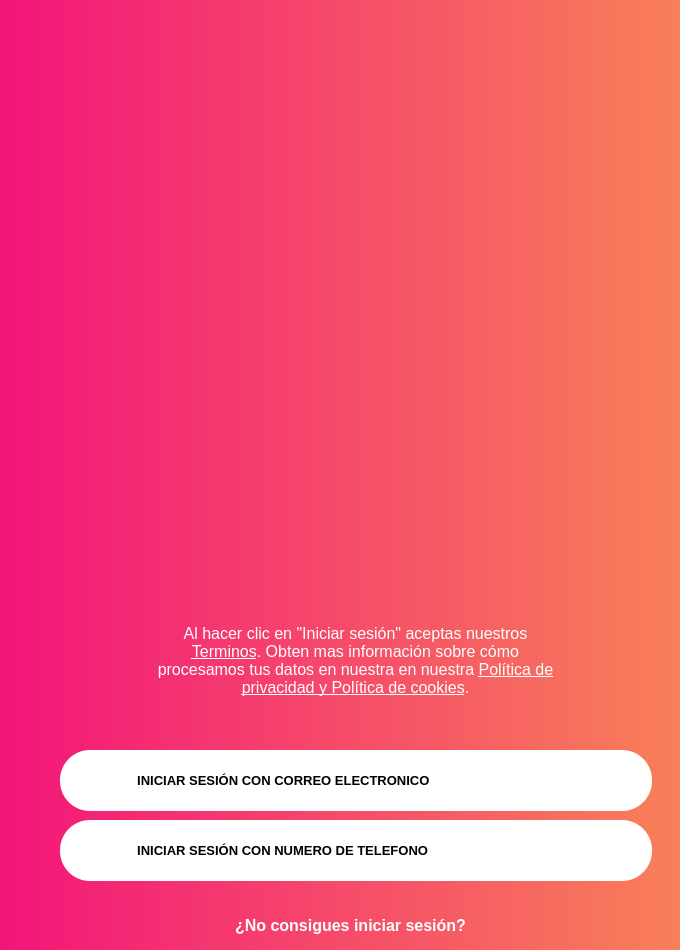
    <widget class="QWidget" name="pagInicioTinder">
     <property name="styleSheet">
      <string notr="true">background-color: qlineargradient(spread:pad, x1:0, y1:0, x2:1, y2:0, stop:0 rgba(243, 21, 122, 1), stop:1 rgba(248, 128, 89, 1));</string>
     </property>
     <widget class="QPushButton" name="btnConCorreo">
      <property name="geometry">
       <rect>
        <x>60</x>
        <y>750</y>
        <width>611</width>
        <height>61</height>
       </rect>
      </property>
      <property name="font">
       <font>
        <pointsize>10</pointsize>
        <weight>75</weight>
        <bold>true</bold>
       </font>
      </property>
      <property name="mouseTracking">
       <bool>false</bool>
      </property>
      <property name="focusPolicy">
       <enum>Qt::NoFocus</enum>
      </property>
      <property name="contextMenuPolicy">
       <enum>Qt::ActionsContextMenu</enum>
      </property>
      <property name="layoutDirection">
       <enum>Qt::LeftToRight</enum>
      </property>
      <property name="styleSheet">
       <string notr="true">background-color: #ffffff;
color: #000000;
border-radius: 30px;
margin-right: left;
text-align: left;
padding: 10px 70px;




</string>
      </property>
      <property name="inputMethodHints">
       <set>Qt::ImhNone</set>
      </property>
      <property name="text">
       <string>  INICIAR SESIÓN CON CORREO ELECTRONICO</string>
      </property>
      <property name="icon">
       <iconset resource="Resource.qrc">
        <normaloff>:/icon/Resource/icon/google.ico</normaloff>:/icon/Resource/icon/google.ico</iconset>
      </property>
      <property name="iconSize">
       <size>
        <width>30</width>
        <height>30</height>
       </size>
      </property>
      <property name="checkable">
       <bool>false</bool>
      </property>
      <property name="autoDefault">
       <bool>false</bool>
      </property>
      <property name="default">
       <bool>false</bool>
      </property>
     </widget>
     <widget class="QLabel" name="lblLogo">
      <property name="geometry">
       <rect>
        <x>160</x>
        <y>80</y>
        <width>391</width>
        <height>191</height>
       </rect>
      </property>
      <property name="styleSheet">
       <string notr="true">background-color: none;</string>
      </property>
      <property name="text">
       <string/>
      </property>
      <property name="pixmap">
       <pixmap resource="Resource.qrc">:/img/Resource/img/tinder-banner.png</pixmap>
      </property>
      <property name="scaledContents">
       <bool>true</bool>
      </property>
     </widget>
     <widget class="QLabel" name="label_89">
      <property name="geometry">
       <rect>
        <x>60</x>
        <y>610</y>
        <width>591</width>
        <height>101</height>
       </rect>
      </property>
      <property name="font">
       <font>
        <pointsize>12</pointsize>
       </font>
      </property>
      <property name="styleSheet">
       <string notr="true">background-color: none;
color: #ffffff;</string>
      </property>
      <property name="text">
       <string>&lt;html&gt;&lt;head/&gt;&lt;body&gt;&lt;p&gt;Al hacer clic en &amp;quot;Iniciar sesión&amp;quot; aceptas nuestros &lt;br&gt;&lt;span style=&quot; text-decoration: underline;&quot;&gt;Terminos&lt;/span&gt;. Obten mas información sobre cómo &lt;br/&gt;procesamos tus datos en nuestra en nuestra &lt;span style=&quot; text-decoration: underline;&quot;&gt;Política de&lt;br&gt; privacidad y Política de cookies&lt;/span&gt;.&lt;/p&gt;&lt;/body&gt;&lt;/html&gt;</string>
      </property>
      <property name="textFormat">
       <enum>Qt::AutoText</enum>
      </property>
      <property name="scaledContents">
       <bool>false</bool>
      </property>
      <property name="alignment">
       <set>Qt::AlignCenter</set>
      </property>
     </widget>
     <widget class="QPushButton" name="btnConCorreo_2">
      <property name="geometry">
       <rect>
        <x>190</x>
        <y>910</y>
        <width>321</width>
        <height>31</height>
       </rect>
      </property>
      <property name="font">
       <font>
        <pointsize>12</pointsize>
        <weight>75</weight>
        <bold>true</bold>
       </font>
      </property>
      <property name="layoutDirection">
       <enum>Qt::LeftToRight</enum>
      </property>
      <property name="styleSheet">
       <string notr="true">background-color: none;
border: none;
color: #ffffff;

</string>
      </property>
      <property name="text">
       <string>¿No consigues iniciar sesión?</string>
      </property>
      <property name="iconSize">
       <size>
        <width>40</width>
        <height>40</height>
       </size>
      </property>
      <property name="autoRepeat">
       <bool>false</bool>
      </property>
      <property name="autoExclusive">
       <bool>false</bool>
      </property>
      <property name="autoDefault">
       <bool>false</bool>
      </property>
      <property name="flat">
       <bool>false</bool>
      </property>
     </widget>
     <widget class="QPushButton" name="btnConTelefono">
      <property name="geometry">
       <rect>
        <x>60</x>
        <y>820</y>
        <width>611</width>
        <height>61</height>
       </rect>
      </property>
      <property name="font">
       <font>
        <pointsize>10</pointsize>
        <weight>75</weight>
        <bold>true</bold>
       </font>
      </property>
      <property name="mouseTracking">
       <bool>false</bool>
      </property>
      <property name="focusPolicy">
       <enum>Qt::NoFocus</enum>
      </property>
      <property name="contextMenuPolicy">
       <enum>Qt::ActionsContextMenu</enum>
      </property>
      <property name="layoutDirection">
       <enum>Qt::LeftToRight</enum>
      </property>
      <property name="styleSheet">
       <string notr="true">background-color: #ffffff;
color: #000000;
border-radius: 30px;
margin-right: left;
text-align: left;
padding: 10px 70px;




</string>
      </property>
      <property name="inputMethodHints">
       <set>Qt::ImhNone</set>
      </property>
      <property name="text">
       <string>  INICIAR SESIÓN CON NUMERO DE TELEFONO</string>
      </property>
      <property name="icon">
       <iconset resource="Resource.qrc">
        <normaloff>:/icon/Resource/icon/dialog.ico</normaloff>:/icon/Resource/icon/dialog.ico</iconset>
      </property>
      <property name="iconSize">
       <size>
        <width>30</width>
        <height>30</height>
       </size>
      </property>
      <property name="checkable">
       <bool>false</bool>
      </property>
      <property name="autoDefault">
       <bool>false</bool>
      </property>
      <property name="default">
       <bool>false</bool>
      </property>
     </widget>
     <widget class="QPushButton" name="pushButton">
      <property name="geometry">
       <rect>
        <x>10</x>
        <y>10</y>
        <width>61</width>
        <height>61</height>
       </rect>
      </property>
      <property name="styleSheet">
       <string notr="true">background-color: none;
color: #000000;
border-radius: 20px;



</string>
      </property>
      <property name="text">
       <string/>
      </property>
      <property name="icon">
       <iconset resource="Resource.qrc">
        <normaloff>:/img/Resource/img/boton - punto.png</normaloff>:/img/Resource/img/boton - punto.png</iconset>
      </property>
      <property name="iconSize">
       <size>
        <width>40</width>
        <height>40</height>
       </size>
      </property>
     </widget>
    </widget>
